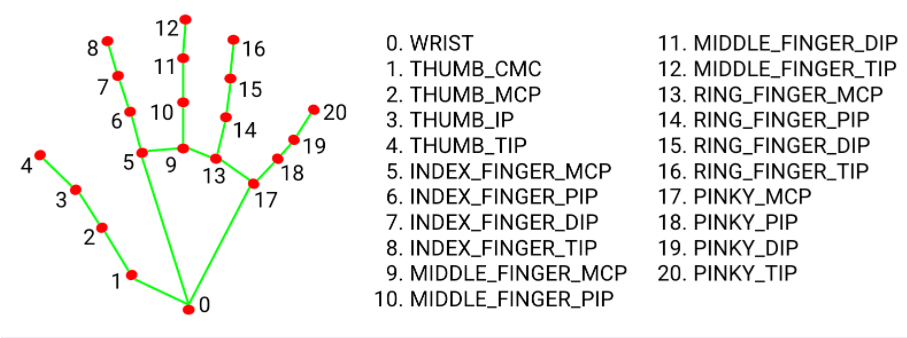
#> input picture ref/t.png, 907 x 338 px
$ jupyter execute test.ipynb
#> lines starting #> are read from the running program, lines starting #| are printed output that depends on the picture
[cell 1]
import cv2

# 이미지 읽기
image = cv2.imread('t.png')
#> image is the input picture: shape (338, 907, 3); mean B, G, R 235.4, 237, 237

# 이미지 크기 확인
image_height, image_width = image.shape[:2]
#> image_height = 338; image_width = 907

# 상대적인 좌표 설정 (이미지 크기의 1/4 지점부터 3/4 지점까지의 범위)
start_x = int(image_width * 0.25)
#> start_x = 226
start_y = int(image_height * 0.25)
#> start_y = 84
end_x = int(image_width * 0.75)
#> end_x = 680
end_y = int(image_height * 0.75)
#> end_y = 253

# 태두리 색상 및 두께 설정
color = (0, 255, 0)  # 초록색 (BGR 순서)
thickness = 1

# 상대적인 좌표로 사각형 그리기
image_with_rectangle = cv2.rectangle(image.copy(), (start_x, start_y), (end_x, end_y), color, thickness)

# 이미지 범위 밖의 픽셀값 바꾸기
for y in range(image_height):
    for x in range(image_width):
        if not (start_x < x < end_x and start_y < y < end_y):
            # 범위를 벗어나는 픽셀의 RGB 값을 바꿉니다. 여기서는 흰색으로 변경합니다.
            prev = image_with_rectangle[y, x]

            image_with_rectangle[y, x] = max(0, prev[0] - 50), prev[1], prev[2]
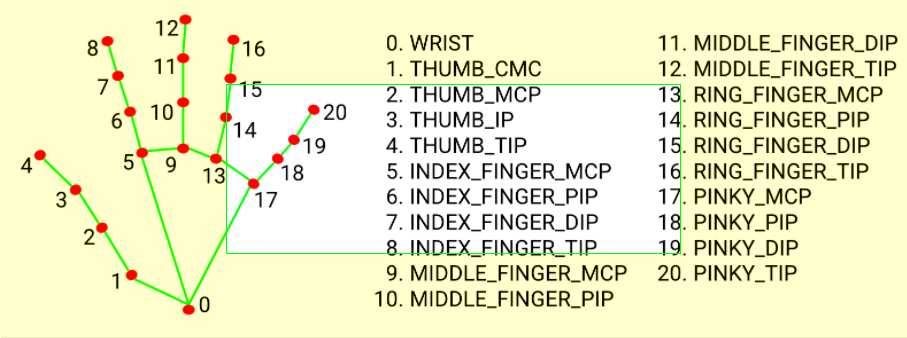
#> image_with_rectangle: shape (338, 907, 3); mean B, G, R 197.9, 237.1, 236.1

# 이미지 화면에 표시
cv2.imshow('Image with Rectangle', image_with_rectangle)
cv2.waitKey(0)
cv2.destroyAllWindows()
